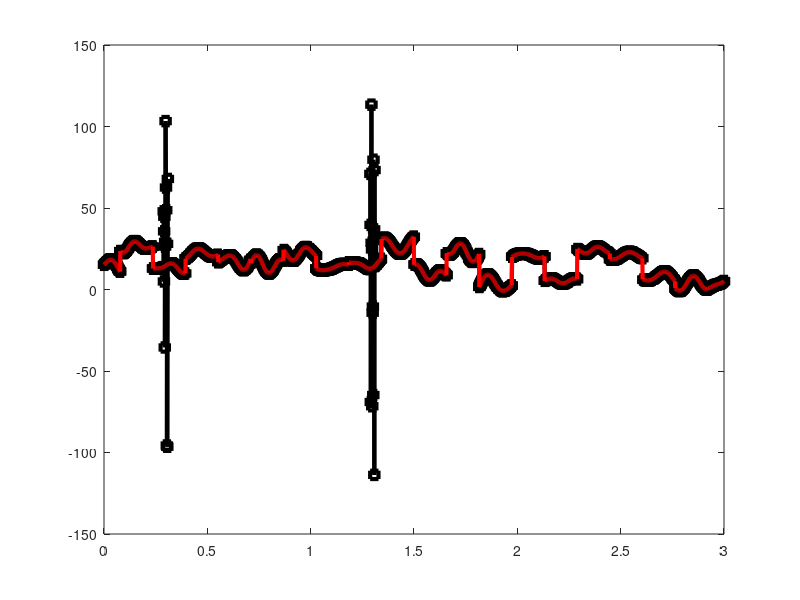

This chart was generated by the following MATLAB code:
% Code challenge to re-sample data with missing blocks, not a number (nan)
% data elements and multi rate sampling

% Fill in the NaN elements (interpolate perhaps)
% Remove and interpolate across the noise bursts
% resample to regularly spaced data

load resample_codeChallenge.mat;

% See the original data vs the sampled data
plot(time,signal, 'ks-', 'linew', 3);
hold on;
plot(origT, origS, 'r', 'linew', 3);

% These are the good signal values so the range is not inclusive
noiseOneStartX = 0.288;
noiseOneEndX = 0.311;

noiseTwoStartX = 1.288;
noiseTwoEndX = 1.31;

nanIndexes = find(isnan(signal));

% Remove NaN values, we'll use interpolation to fill back in
signal(nanIndexes) = [];
time(nanIndexes) = [];